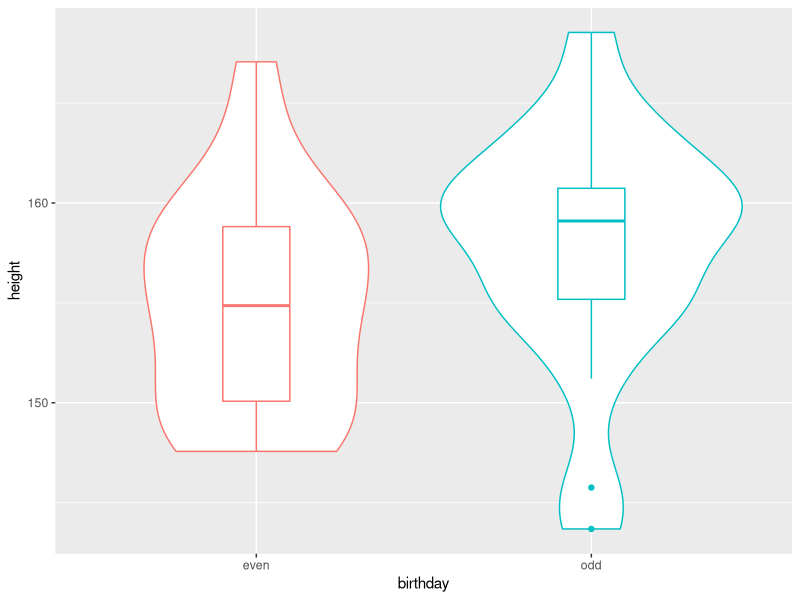
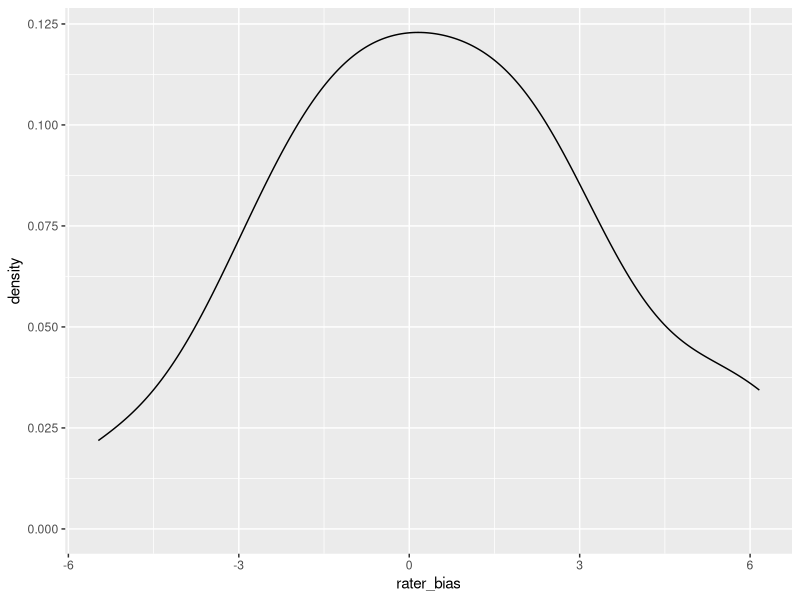
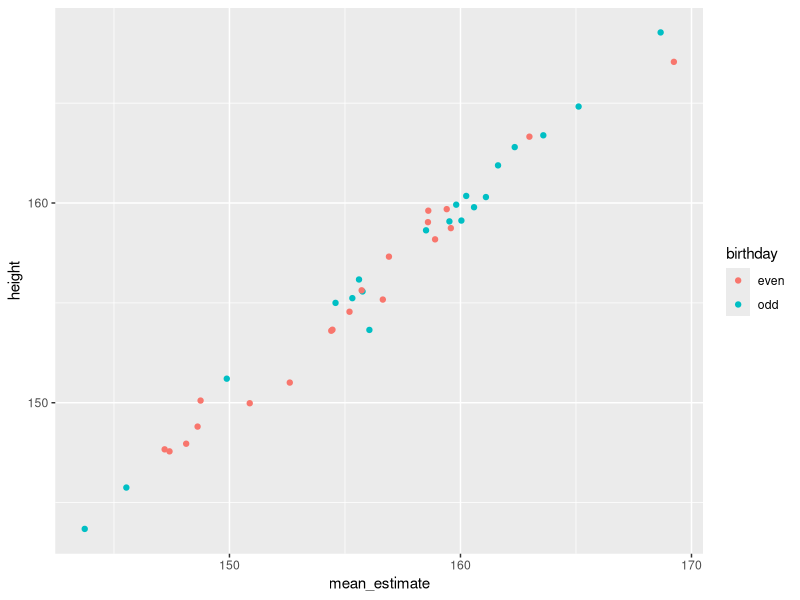

Generate these figures, in order, with R:
## ---- chunk 1
knitr::opts_chunk$set(echo = TRUE)
options("scipen"=10, "digits"=4)
## ---- chunk 2
library(tidyverse)
library(lmerTest)
set.seed(90210)
## ---- chunk 3
stim_n <- 20
# height stats from https://journals.plos.org/plosone/article?id=10.1371/journal.pone.0018962
height_m <- 158.1
height_sd <- 5.7

stim <- tibble(
  stim_id = 1:(stim_n*2),
  birthday = rep(c("odd", "even"), stim_n),
  height = rnorm(stim_n*2, height_m, height_sd)
)

abs_diff <- stim %>%
  group_by(birthday) %>%
  summarise(h = mean(height)) %>%
  spread(birthday, h) %>%
  mutate(diff = abs(even - odd)) %>%
  pull(diff) %>%
  round(2)
## ---- chunk 4
stim %>%
  ggplot(aes(birthday, height, color = birthday)) + 
  geom_violin(show.legend = FALSE) +
  geom_boxplot(width = 0.2, show.legend = FALSE)
## ---- chunk 5
t.test(stim$height ~ stim$birthday)
## ---- chunk 6
rater_n <- 20
rater_bias_sd <- 2

rater <- tibble(
  rater_id = 1:rater_n,
  rater_bias = rnorm(rater_n, 0, rater_bias_sd)
)
## ---- chunk 7
ggplot(rater, aes(rater_bias)) + geom_density()
## ---- chunk 8
dat <- expand.grid(
  rater_id = rater$rater_id,
  stim_id = stim$stim_id
) %>%
  left_join(rater, by = "rater_id") %>%
  left_join(stim, by = "stim_id") %>%
  mutate(
    error = rnorm(nrow(.), 0, 4),
    estimate = height + rater_bias + error
  )
## ---- chunk 9

dat_agg_by_stim <- dat %>%
  group_by(stim_id, birthday, height) %>%
  summarise(mean_estimate = mean(estimate))
## ---- chunk 10
dat_agg_by_stim %>%
  ggplot(aes(mean_estimate, height, color = birthday)) + 
  geom_point()
## ---- chunk 11
t.test(dat_agg_by_stim$mean_estimate ~ dat_agg_by_stim$birthday)
## ---- chunk 12
dat_agg_by_rater <- dat %>%
  group_by(rater_id, birthday) %>%
  summarise(mean_estimate = mean(estimate)) %>%
  spread(birthday, mean_estimate)

t.test(dat_agg_by_rater$odd, dat_agg_by_rater$even, paired = TRUE)
## ---- chunk 13
# effect-code birthday
dat$birthday.e <- recode(dat$birthday, "odd" = 0.5, "even" = -0.5)

mod <- lmer(estimate ~ birthday.e +
              # random slope for effect of birthday, random intercept for rater bias
              (1 + birthday.e | rater_id) + 
              # random intercept for variation in stim height
              (1 | stim_id), 
            data = dat)

summary(mod)
